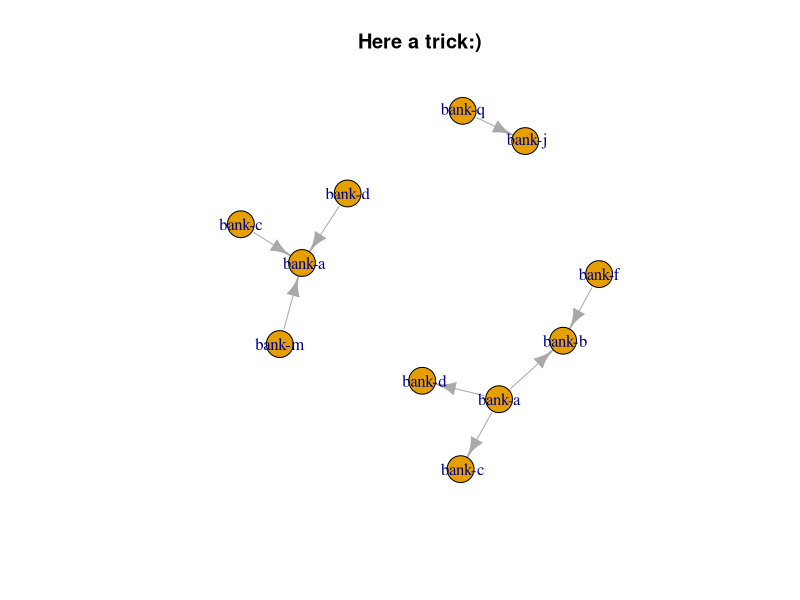
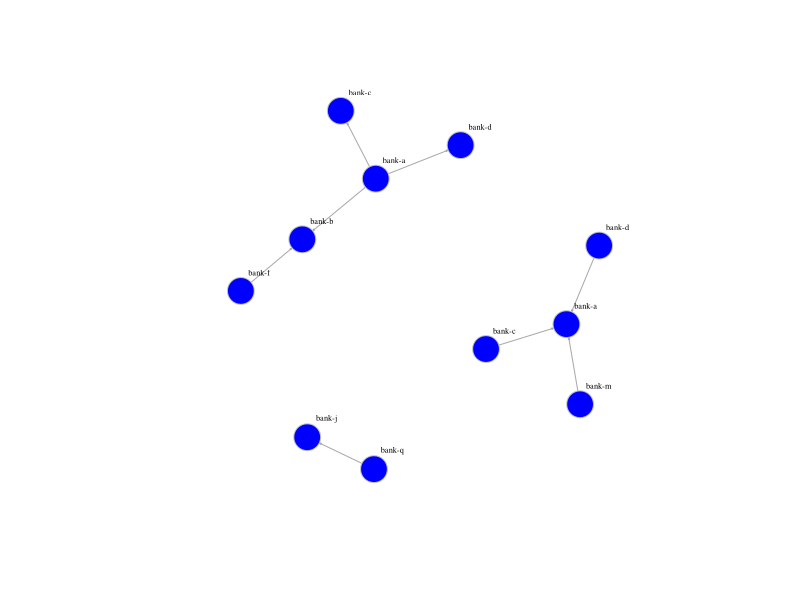

Write the R code that produced these figures, in order.
## ---- chunk 1
knitr::opts_chunk$set(echo = TRUE)
## ---- chunk 2
df = read.csv("input/simple_network.csv")
df
## ---- chunk 3
# install.packages("igraph")
library(igraph)
## ---- chunk 4
graph_object = graph_from_data_frame(df)
graph_object
## ---- chunk 5
plot(graph_object)
title("Here a trick:)")
## ---- chunk 6
layout <- layout.fruchterman.reingold(graph_object)
## ---- chunk 7
plot(graph_object, 
     edge.arrow.size=.1, 
     vertex.color="blue", 
     vertex.size=15,
     vertex.frame.color="gray",  
     vertex.label.color="black", 
     vertex.label.cex=0.5, 
     vertex.label.dist=2, # change
     edge.curved=0,
     layout=layout) 
